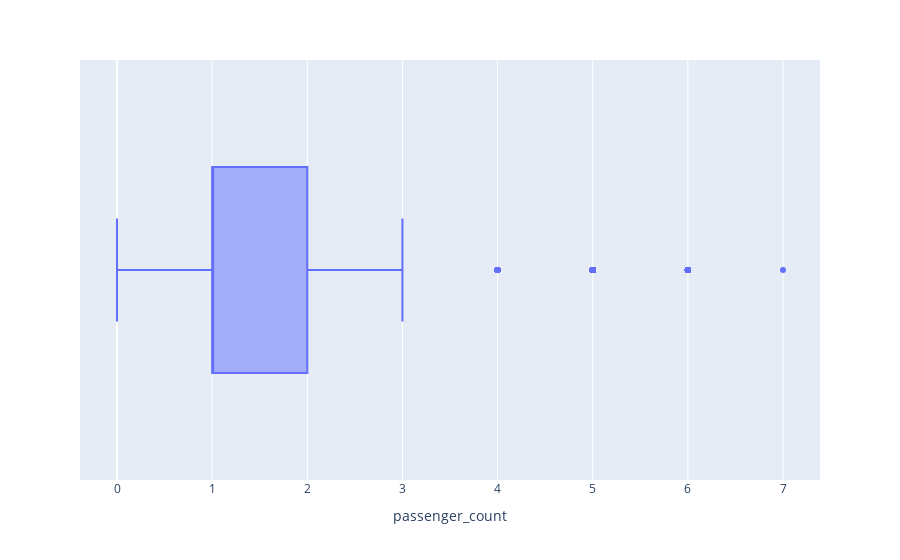

The code cell stored with this chart in its notebook:
### Code cell
fig = px.box(allyears_Analisis_join, x="passenger_count")
fig.show()

### Figure 1 — Plotly figure (JSON) as saved in the notebook; plotly's stock layout.template omitted (floating-point values rounded to 4 significant figures; data arrays with more than 128 entries replaced by an {"elided": "..."} marker saying what was removed)
{"data": [{"alignmentgroup": "True", "hovertemplate": "passenger_count=%{x}<extra></extra>", "legendgroup": "", "marker": {"color": "#636efa"}, "name": "", "notched": false, "offsetgroup": "", "orientation": "h", "showlegend": false, "type": "box", "x": {"elided": "79999 int values"}, "x0": " ", "xaxis": "x", "y0": " ", "yaxis": "y"}], "layout": {"autosize": true, "boxmode": "group", "legend": {"tracegroupgap": 0}, "margin": {"t": 60}, "xaxis": {"anchor": "y", "autorange": true, "domain": [0, 1], "range": [-0.3889, 7.389], "title": {"text": "passenger_count"}, "type": "linear"}, "yaxis": {"anchor": "x", "autorange": true, "domain": [0, 1], "range": [-0.5, 0.5], "type": "category"}}}
